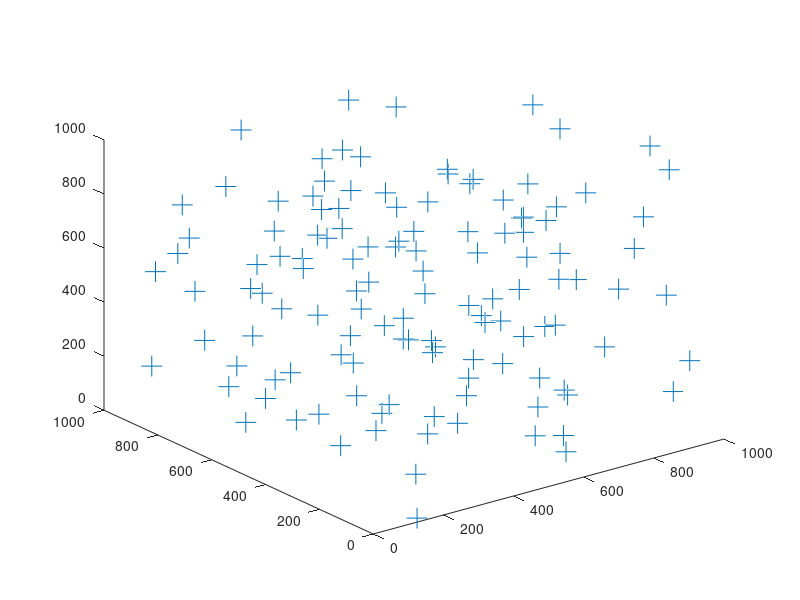

Write MATLAB code to recreate this figure. (Note: this script raises an error after producing the figure.)
clc;
clear all;
close all;




count = 0

% Number of underwater sensor nodes
numNodes = 125;

% Acoustic communication range of sensor
accRange=250;

% Packet reached sink
succ=zeros(numNodes,1);

neighbour_to_sink_dis= zeros(numNodes,numNodes)

%Max Prop delay
delay = 0.2;
% Sink Co-ordinates, sink present in water surface so z co-ordinate is 0.
sink(1,1)=500 ;
sink(1,2) = 500;
sink(1,3) = 1000;

n=1;

% Min range of x,y,z
min_x=0;
min_y=0;
min_z=0;

% Min range of x,y,z
max_x=1000;
max_y=1000;
max_z=1000;

root= nthroot(numNodes,3);
x= floor(root);
y= floor(root);
z= floor(root);

m= x*y*z;

x_segment=max_x/x;
y_segment=max_y/y;
z_segment=max_z/z;


nodePositions= zeros(m,3);

for i=0 :x_segment: (max_x-1)
      for j=0 :y_segment: (max_y-1)
        for k=0:z_segment: (max_z-1)
           
           
             nodePositions(n,1) = (rand) * (x_segment)+i
             nodePositions(n,2) = (rand) * (y_segment)+j
             nodePositions(n,3) = (rand) * (z_segment)+k
             n= n+1;
          
         end
      end         
end
  
% Plot the nodes and sink in 3-D

plot3(nodePositions(:, 1), nodePositions(:, 2),nodePositions(:, 3), '+', ...
    'MarkerSize',15);
hold on
plot3(sink(1, 1), sink(1, 2),sink(1, 3), 'S', 'MarkerFaceColor', 'g');

neighbour=zeros(numNodes,numNodes);
void_nodes=  zeros(numNodes);

 for i=1:numNodes
       
 [neighbour,neighbour_to_sink_dis ]= find_void(i,sink,numNodes,nodePositions,...
     accRange, neighbour, void_nodes,neighbour_to_sink_dis);
 count = count +1;
 
    
 end

    
    
    
    
% Untill reach destination
%while ( succ(i) == 0)
    
%find the neighbour nodes from forwarder
%[neighbours ,succ]  = find_neighbours(i,forwarder,sink,accRange,numNodes,nodePositions, succ);

%if(succ(i,1) == 1)
  %    count =count +1;
 %     continue;
   % return;
   %succ=0;
%end
    
% find total number of neighbours
%totalNeighbours=numel(neighbours);
%if(totalNeighbours==0)
 %   disp('NO NEIGHBOURS');
    %return;
  %  continue;
%end
%[min_hop, void ] = find_next_hop(forwarder,sink, neighbours, nodePositions);
%list_of_nodes(index)=min_hop;
%index = index +1;
%forwarder=min_hop;
%delay = delay + 0.2;

%if (void==1)
    % disp('FOUND VOID NODE: GREEDY FORWARDING TERMINATED');
 %  void =void +1;
     %return;
%end

%end

%end
%fprintf('number of non-voidnodes are %d .\n',count);
% }
